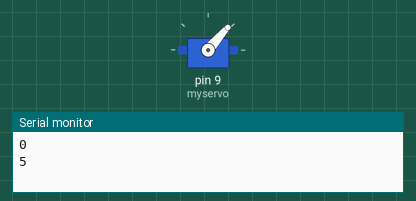
Simulated run of this sketch. Board: Arduino Uno, built with avr-gcc and run on an emulated ATmega328P. Parts: servo, the last lines printed to the serial monitor.

Above: at 2.1 s.
At 9.1 s:
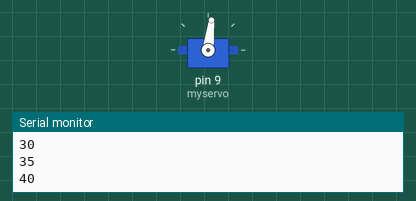
At 17.1 s:
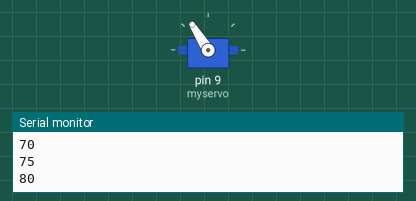
At 39.1 s:
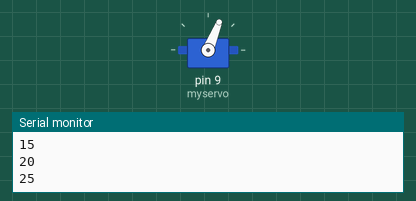
Timing chart, 0 to 40.0 s (numbered marks = the images above):
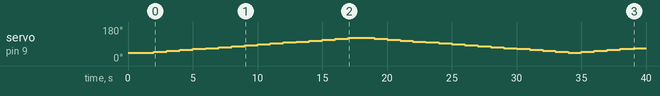

Measured:
- by itself, servo on pin 9 (myservo): 44° → 49° at 2.0 s, → 54° 1.0 s later, → 59° 1.0 s later, → 64° 1.0 s later, … (37 changes in this stretch)

The sketch:

motorEscCodeTrial.ino
```cpp
#include <Servo.h>

Servo myservo;

void arm(){
 setSpeed(0);
 delay(1000); //delay 1 seconds,  some speed controllers may need longer
}

void setSpeed(int speed){
 Serial.println(speed);
 int angle = map(speed, 0, 100,1000,2000);
 myservo.writeMicroseconds(angle);
}

void setup()
{
 myservo.attach(9);
 arm();
 Serial.begin(9600);
}

void loop()
{
 int speed;
 for(speed = 0; speed <= 80; speed += 5) {
   setSpeed(speed);
   delay(1000);
 }
 // sweep back down to 0 speed.
 for(speed = 80; speed > 0; speed -= 5) {
   setSpeed(speed);
   delay(1000);
 }
}
```
